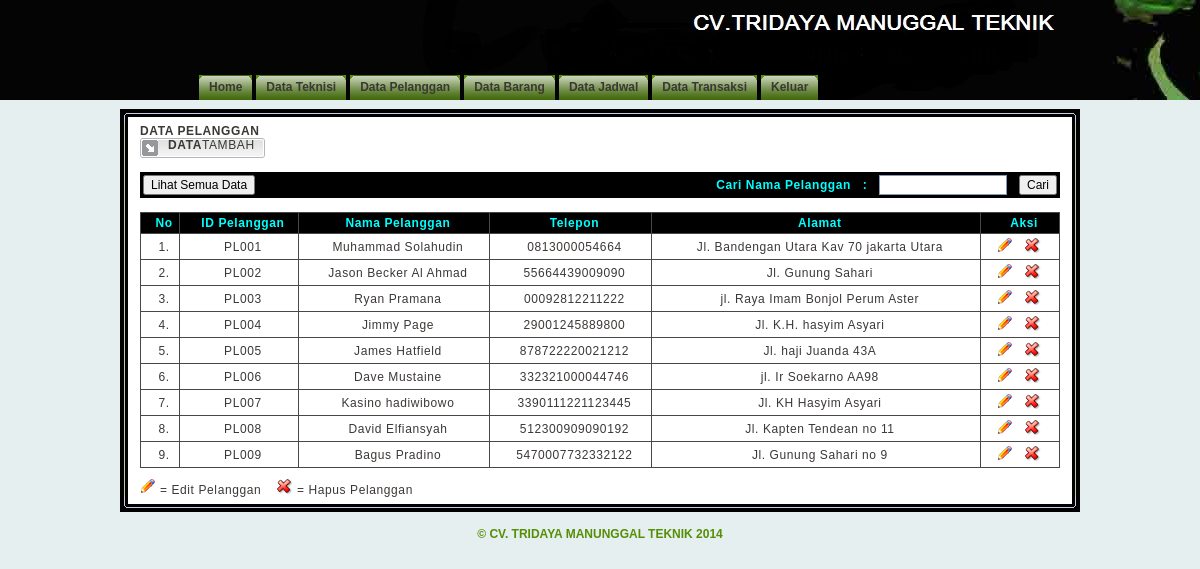
Screenshot of /admin.php?page=pelanggan_mgr (signed in) with the database file from the repository.
### tables this page shows
CREATE TABLE `pelanggan` (
  `id_pelanggan` varchar(5) NOT NULL,
  `nama` varchar(100) NOT NULL,
  `alamat` varchar(100) NOT NULL,
  `ktp` varchar(50) NOT NULL,
  `tempat_lahir` varchar(50) NOT NULL,
  `tanggal_lahir` date NOT NULL,
  `telepon` varchar(15) NOT NULL,
  PRIMARY KEY (`id_pelanggan`)
);

### include/class.php (called while the page is built, shortened)
<?php
class pelanggan {
    function tampilcust() {
        $query = mysql_query("SELECT * FROM pelanggan");
        while ($row = mysql_fetch_array($query))
            $data[] = $row;
        return $data;
    }
}
?>

### pelanggan_mgr.php (the view, shortened to what this page needs)
<?php
include_once 'include/class.php';
$cust = new pelanggan();
?>
<b>DATA PELANGGAN</b>
<div class="subnav">
    <table border="0" cellspacing="0" cellpadding="0">
        <tr>
            <td><img src="images/tabdata01.gif" /></td>
            <td class="tabsubnav">
                <b>DATA</b><a href="?page=pelanggan_add">TAMBAH</a>
            </td>
            <td><img src="images/tabdata03.gif" /></td>
        </tr>
    </table>
</div><br />
<table class="tabholder"  border="0" cellspacing="0" cellpadding="3">
    <tr class="tabhead">
        <td width="40%">
            <form method="post" action="?page=pelanggan_mgr" onsubmit="if (this.q.value)
                        return true;
                    else
                        return false;">
                <input name="sb" type="submit" class="button" value="Lihat Semua Data">
            </form>
        </td>
        <td width="60%" align="right">
            <form method="post" action="?page=pelanggan_mgr" onsubmit="if (this.q.value)
                        return true;
                    else
                        return false;">
                <input type="hidden" name="do" value="find" /><b>Cari Nama Pelanggan &nbsp; : &nbsp;</b>
                <input class="tfield"  type="text" name="q" title="Masukkan kata kunci pencarian." />&nbsp;&nbsp;
                <input name="submit" type="submit" class="button" value="Cari" />
            </form>
        </td>
    </tr>
</table>
<br>
<table class="tabholder" border="0" cellspacing="1" cellpadding="0">
    <tr class="tabhead">
        <td align="center" width="30" class="tabtxt">No</td>
        <td align="center" class="tabtxt">ID Pelanggan</td>
        <td align="center" class="tabtxt">Nama Pelanggan</td>
        <td align="center" class="tabtxt">Telepon</td>
        <td align="center" class="tabtxt">Alamat</td>
        <td align="center" width="70" class="tabtxt">Aksi</td>
    </tr>
    <?php
    $arraypelanggan = $cust->tampilcust();
    if (count($arraypelanggan)) {
        foreach ($arraypelanggan as $data) {
            ?>
            <tr class="tabcont">
                <td class="tabtxt" align="center"><?php echo $c = $c + 1; ?>.</td>
                <td class="tabtxt" align="center"><?php echo $data['id_pelanggan'] ?></td>
                <td class="tabtxt" align="center"><?php echo $data['nama']; ?></td>
                <td class="tabtxt" align="center"><?php echo $data['ktp']; ?></td>
                <td class="tabtxt" align="center"><?php echo $data['alamat']; ?></td>
                <td align="left">
                    <div class="tabtxt imghref">
                        <span class="dashnav">&nbsp;</span>
                        <a href="?page=pelanggan_edit&aksi=edit&id_pelanggan=<?php echo $data['id_pelanggan']; ?>">
                            <img src="images/ico_edit.gif" class="ico" border="0" title="Edit" />
                        </a>
                        <span class="dashnav">&nbsp;</span>
                        <a href="?page=pelanggan_edit&aksi=hapus&id_pelanggan=<?php echo $data['id_pelanggan']; ?>">
                            <img src="images/ico_del.gif" class="ico" border="0" title="Hapus" onClick="return confirm('Apakah Anda Yakin?');"/>
                        </a>
                    </div>
                </td>
            </tr>
            <?php
        }
    } else {
        echo 'Nama pelanggan Tidak Ada!';
    }
    ?>
</table>
<img src="images/ico_edit.gif" border="0" title="Edit" /> = Edit Pelanggan &nbsp;&nbsp;
<img src="images/ico_del.gif" border="0" title="Delete" /> = Hapus Pelanggan

### css/style2.css (style rules this page uses)
html, body { margin: 0; padding: 0; background: #e5efef url(../images/header.jpg) top repeat-x; font: 12px Tahoma, Arial, "Trebuchet MS"; color: #3C3836; }
a { text-decoration: underline; color: #FF7E00; }
.tabsubnav { background-image: url(../images/tabdata02bg.gif); background-repeat: repeat-x; color: #3A3835; vertical-align: top; }
.tabsubnav a { text-decoration: none; color: #3A3835; }
.rbox02 form { margin: 0; padding: 0; }
.tabholder { width: 100%; background: #4A4846; }
.tabhead { background-color: #000000; font-weight: bold; color: #0FF; }
.tabcont { background: #FFF; }
.tabtxt { padding: 3px 0 3px 8px; }
.tabtxt a { text-decoration: none; }
.tfield { background: #FFF; width: 120px; font-family: Tahoma, Arial, "Trebuchet MS"; font-size: 12px; font-weight: normal; padding: 2px 3px 2px 3px; border: 1px solid #7F9DB9; }
.button { font-size: 12px; }

### rows the page displays
pelanggan: id_pelanggan "PL001", nama "Muhammad Solahudin", ktp "0813000054664", alamat "Jl. Bandengan Utara Kav 70 jakarta Utara"
pelanggan: c "2", id_pelanggan "PL002", nama "Jason Becker Al Ahmad", ktp "55664439009090", alamat "Jl. Gunung Sahari"
pelanggan: c "3", id_pelanggan "PL003", nama "Ryan Pramana", ktp "00092812211222", alamat "jl. Raya Imam Bonjol Perum Aster"
pelanggan: c "4", id_pelanggan "PL004", nama "Jimmy Page", ktp "29001245889800", alamat "Jl. K.H. hasyim Asyari"
pelanggan: c "5", id_pelanggan "PL005", nama "James Hatfield", ktp "878722220021212", alamat "Jl. haji Juanda 43A"
pelanggan: c "6", id_pelanggan "PL006", nama "Dave Mustaine", ktp "332321000044746", alamat "jl. Ir Soekarno AA98"
pelanggan: c "7", id_pelanggan "PL007", nama "Kasino hadiwibowo", ktp "3390111221123445", alamat "Jl. KH Hasyim Asyari"
pelanggan: c "8", id_pelanggan "PL008", nama "David Elfiansyah", ktp "512300909090192", alamat "Jl. Kapten Tendean no 11"
pelanggan: c "9", id_pelanggan "PL009", nama "Bagus Pradino", ktp "5470007732332122", alamat "Jl. Gunung Sahari no 9"
